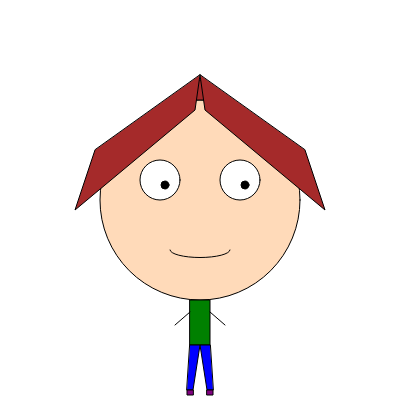
Frame 1 (no input)
Frame 60 (no input): identical to frame 1, image omitted
Frame 120 (the mouse pressed at the canvas centre since frame 60): identical to frame 1, image omitted

The p5.js sketch that drew this single still picture (run headless with seeded random() and noise() and a simulated clock; from frame 60 on, the mouse is pressed at the canvas centre):

// p5.js sketch
// ── sketch.js
function setup() 
{
createCanvas(400, 400);
background(255);
noFill()
}

function draw() {
background(255);
/*
line(50,400,50,0);
line(100,400,100,0);
line(150,400,150,0);
line(200,400,200,0);
line(250,400,250,0);
line(300,400,300,0);
line(350,400,350,0);
line(400,400,400,0);
line(0,50,3000,50);
line(0,100,400,100);
line(0,150,400,150);
line(0,200,400,200);
line(0,250,400,250);
line(0,300,400,300);
line(0,350,400,350);
line(0,400,400,400);
*/


//cara
c = color ('PeachPuff');
fill(c);
ellipse(200,200,200,200);
c = color ('white');
fill(c);
//olho esquerdo
ellipse(160, 180, 40, 40);
c = color ('black');
fill(c);
ellipse(165, 185, 8,8);
//olho direito
c = color ('white');
fill(c);
ellipse(240, 180, 40, 40);
c = color ('black');
fill(c);
ellipse(245, 185, 8,8);
//boca
c = color ('PeachPuff');
fill(c);
arc(200, 250, 60, 15, 0, PI);

c = color ('brown');
fill(c);
quad(195,80,205,80,205,100,195,100);
quad(200,75,205,110,325,210,305,150);
quad (200,75,195,110,75,210,95,150);

c = color ('green');
fill(c);
quad(190,300,210,300,210,345,190,345);
line(210,312,225,325);
line(190,312,175,325);

c = color ('blue');
fill(c);
quad(210,345,200,345,207,390,213,390);
quad(190,345,200,345,193,390,187,390);

c = color ('purple');
fill(c);
quad(207,390,213,390,213,395,207,395);
quad(193,390,187,390,187,395,193,395);
}
